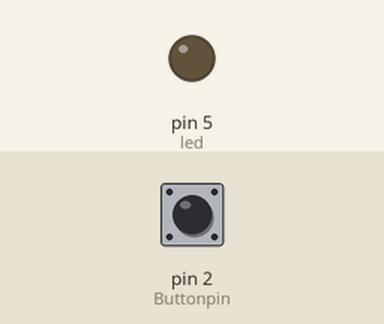
Bench run of a sketch on a simulated Arduino Uno, built with avr-gcc and run on an emulated ATmega328P. Shown: output pins drawn as LEDs (lit = HIGH). Inputs (shaded band) come from the test bench; at power-on: pin 2 (Buttonpin) LOW.

Above: at 1.2 s.
1.3 s: pin 2 (Buttonpin) pulled HIGH for 0.15 s
At 1.37 s:
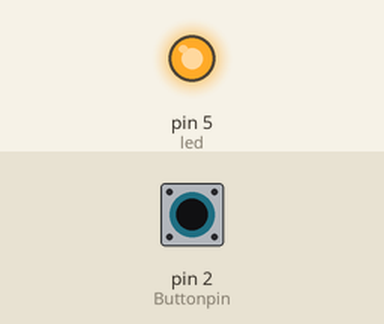
2.9 s: pin 2 (Buttonpin) pulled HIGH for 3.2 s
At 6.8 s:
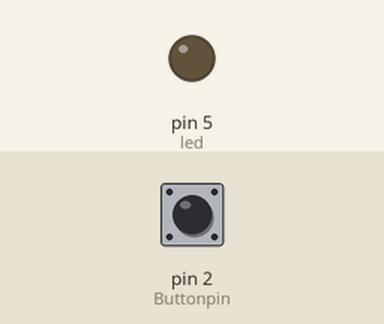
Timing chart, 0 to 8.3 s (numbered marks = the images above; inputs shaded):
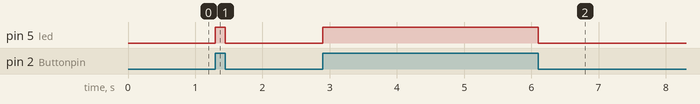

Measured:
- after the input at 1.3 s, pin 5 (led): LOW → HIGH at once, → LOW 0.15 s later
- after the input at 2.9 s, pin 5 (led): LOW → HIGH at once, → LOW 3.2 s later

The sketch:

PUSH_button_with_led.ino
```cpp
int Buttonpin =2;
int Buttonstate=0;
int led=5;


void setup()
{
pinMode(led,OUTPUT);
pinMode (Buttonpin,INPUT);
}

void loop() {
 Buttonstate = digitalRead(Buttonpin);
 if(Buttonstate==HIGH)
 {digitalWrite(led,HIGH);
  }
  else
  {digitalWrite(led,LOW);
  }


}
```
